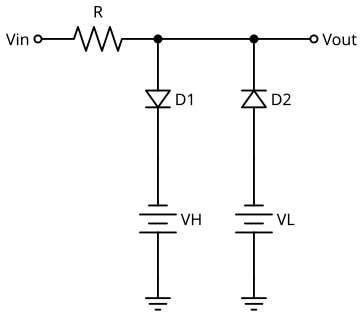

Source code (Python):
# SPDX-License-Identifier: MIT
"""Diode clipper: series R, a diode to the upper bias voltage VH and a reversed diode to the lower bias voltage VL."""
import sys
import pathlib

sys.path.insert(0, str(pathlib.Path(__file__).resolve().parents[2] / "tools"))
from drawing import setup_drawing  # noqa: E402
import schemdraw.elements as elm  # noqa: E402

with setup_drawing(show=False) as d:
    d.add(elm.Dot(open=True).label("Vin", loc="left"))
    d.add(elm.Resistor().right().label("R"))
    n1 = d.here
    d.add(elm.Dot())
    d.add(elm.Line().right(2.0))
    n2 = d.here
    d.add(elm.Dot())
    d.add(elm.Line().right(1.25))
    d.add(elm.Dot(open=True).label("Vout", loc="right"))
    d.add(elm.Diode().at(n1).down().label("D1", loc="bottom"))
    d.add(elm.Battery().down().reverse().label("VH", loc="bottom"))
    d.add(elm.Ground())
    d.add(elm.Diode().at(n2).down().reverse().label("D2", loc="bottom"))
    d.add(elm.Battery().down().reverse().label("VL", loc="bottom"))
    d.add(elm.Ground())
    d.save(str(pathlib.Path(__file__).with_name("circuit.svg")))
print("wrote circuit.svg")
